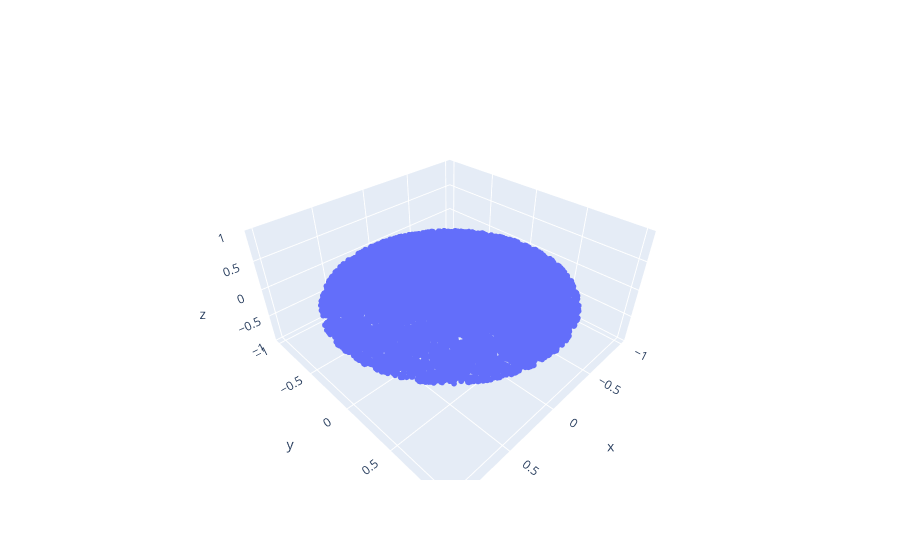

Notebook cell for this chart:
### Markdown cell above
## Disc

### Code cell
import numpy as np

# Define the parameters of the disc
R = 1  # Adjust the radius as needed
num_points = 10000
z_coordinate = 0.0  # Elevation of the disc in the Z axis

# Generate uniformly distributed points within the disc
theta = 2 * np.pi * np.random.rand(num_points)
r = R * np.sqrt(np.random.rand(num_points))

# Calculate the (x, y) coordinates of the points
x = r * np.cos(theta)
y = r * np.sin(theta)

# Create the Z coordinate for all points (elevation)
z = np.full(num_points, z_coordinate)

# Create a 2D NumPy array of the coordinates [x, y, z]
distr = np.column_stack((x, y, z))
M = 1
m = M/num_points
ms = m*np.ones((num_points,))
plot_mass_distribution(distr)


I1 = moi_tensor(distr, ms)
display('moi_tensor', I1, 'exact value: Iz=MR2/2', M*R**2/2)

### Figure 1 — Plotly figure (JSON) as saved in the notebook; plotly's stock layout.template omitted (floating-point values rounded to 4 significant figures; data arrays with more than 128 entries replaced by an {"elided": "..."} marker saying what was removed)
{"data": [{"marker": {"size": 2}, "mode": "markers", "type": "scatter3d", "x": {"elided": "10000 float values"}, "y": {"elided": "10000 float values"}, "z": {"elided": "10000 int values"}}], "layout": {"scene": {"xaxis": {"title": {"text": "x"}}, "yaxis": {"title": {"text": "y"}}, "zaxis": {"title": {"text": "z"}}}}}
